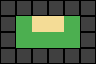

The image is a tile-based game level rendered from a .tmx file. Its description and source (layers, tilesets, objects; grid data summarised) follow:
An orthogonal 6x4 tile map with 16x16 px tiles, 2 tile layers (Ground, Walls) and 3 objects (start, to_cave, sign).

<map version="1.10" tiledversion="1.10.2" orientation="orthogonal" renderorder="right-down" width="6" height="4" tilewidth="16" tileheight="16" infinite="0" nextlayerid="6" nextobjectid="4">
 <tileset firstgid="1" source="../terrain.tsx" />
 <layer id="1" name="Ground" width="6" height="4">
  <data encoding="csv">
1,1,1,1,1,1,
1,1,18,18,1,1,
1,1,1,1,1,1,
1,1,1,1,1,1
</data>
 </layer>
 <layer id="2" name="Walls" width="6" height="4">
  <data>[24 cells, 16 non-empty, 1 distinct tile ids]</data>
 </layer>
 <objectgroup id="3" name="spawn">
  <object id="1" name="start" x="24" y="40" />
 </objectgroup>
 <objectgroup id="4" name="door">
  <object id="2" name="to_cave" x="64" y="16" width="16" height="16">
   <properties>
    <property name="target_map" value="cave" />
    <property name="target_spawn" value="default" />
   </properties>
  </object>
 </objectgroup>
 <objectgroup id="5" name="Notices">
  <object id="3" name="notice" type="sign" x="40" y="24" width="16" height="16">
   <properties>
    <property name="text" value="Welcome to town" />
   </properties>
  </object>
 </objectgroup>
</map>
